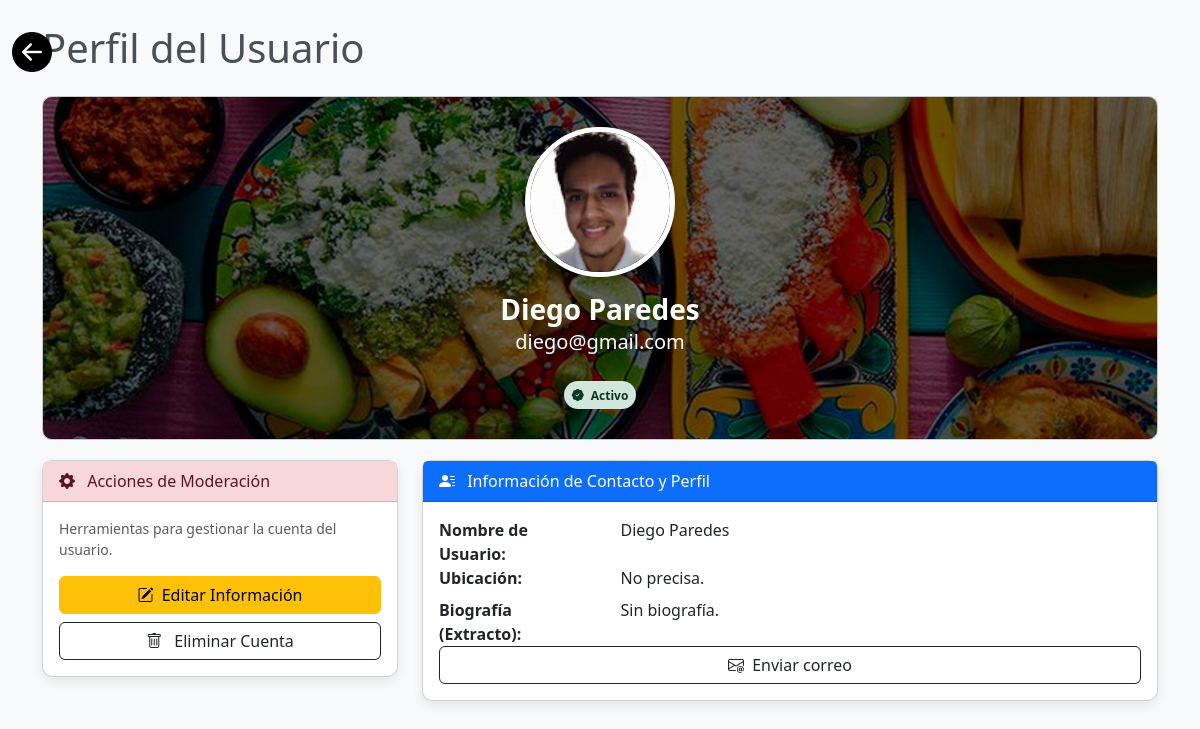
Page /perfilUsuario.php?id=2 (signed in) on the committed database.
### tables this page shows
CREATE TABLE `users` (
  `id` int(11) NOT NULL,
  `nombre` varchar(30) NOT NULL,
  `apellido` varchar(30) NOT NULL,
  `email` varchar(100) NOT NULL,
  `password` varchar(200) DEFAULT NULL,
  `photo` varchar(100) DEFAULT NULL,
  `perfil` int(11) NOT NULL,
  `biografia` varchar(300) DEFAULT NULL,
  `ubicacion` varchar(50) NOT NULL
);

### drivers/functions.php (called while the page is built, shortened)
<?php
function verUsuario($bd, $tabla, $id)
{
    $sql = "SELECT * FROM $tabla WHERE id = $id";
    $query = $bd->prepare($sql);
    $query->execute();
    $user = $query->fetch(PDO::FETCH_ASSOC);
    return $user;
}

### perfilUsuario.php (the view, shortened to what this page needs)
<?php
require_once './drivers/functions.php';
$bd = conexion('localhost', 'db_gastronomundo', 'root', '');
$id = $_GET['id'];
$user = verUsuario($bd, 'users', $id);
$nombre = $user['nombre'];
$apellido = $user['apellido'];
$email = $user['email'];
!isset($user['biografia']) || empty($user['biografia']) || $user['biografia'] == "" ? $biografia = 'Sin biografía.' : $biografia = $user['biografia'];
!isset($user['ubicacion']) || empty($user['ubicacion']) || $user['ubicacion'] == "" ? $ubicacion = 'No precisa.' : $ubicacion = $user['ubicacion'];
!isset($user['photo']) || empty($user['photo']) || $user['photo'] == "" ? $photo = 'default.png' : $photo = $user['photo'];
?>
<!DOCTYPE html>
<html lang="es">
<head>
    <link href="https://cdn.jsdelivr.net/npm/bootstrap@5.3.3/dist/css/bootstrap.min.css" rel="stylesheet" xintegrity="sha384-QWTKZyjpPEjISv5WaRU9OFeRpok6YctnYmDr5pNlyT2bRjXh0JMhjY6hW+ALEwIH">
    <link rel="stylesheet" href="https://cdn.jsdelivr.net/npm/bootstrap-icons@1.11.3/font/bootstrap-icons.min.css">
    <link rel="stylesheet" href="./css/styles.css">
</head>
<body class="bg_body_perfil">
    <main>
        <div class="container py-4 vh-100">
            <div class="row">
                <div class="col-12">
                    <h1 class="mb-4 text-dark-emphasis">Perfil del Usuario</h1>
                </div>
            </div>
            <div>
                <div class="profile-header text-center">
                    <img src="./img_server/img_server_perfil/<?= $photo ?>" class="rounded-circle profile-img mb-3" alt="Foto de Perfil">
                    <h2 class="h3 fw-bold mb-0" id="userName"><?= "$nombre $apellido" ?></h2>
                    <p class="lead" id="userEmail"><?= $email ?></p>
                    <span class="badge bg-success-subtle text-success-emphasis rounded-pill p-2 mt-2" id="userStatus">
                        <i class="bi bi-patch-check-fill me-1"></i> Activo
                    </span>
                </div>
            </div>
            <div class="row">
                <div class="col-lg-4 mb-3">
                    <div class="card mb-0">
                        <div class="card-header bg-danger-subtle text-danger-emphasis">
                            <i class="bi bi-gear-fill me-2"></i> Acciones de Moderación
                        </div>
                        <div class="card-body">
                            <p class="card-text text-muted small">Herramientas para gestionar la cuenta del usuario.</p>
                            <button class="btn btn-warning w-100 mb-2" data-bs-toggle="modal" data-bs-target="#editModal">
                                <i class="bi bi-pencil-square me-1"></i> Editar Información
                            </button>
                            <button class="btn btn-outline-dark w-100" data-bs-toggle="modal" data-bs-target="#deleteConfirmationModal">
                                <i class="bi bi-trash me-2"></i> Eliminar Cuenta
                            </button>
                        </div>
                    </div>
                </div>
                <div class="col-lg-8">
                    <div class="card mb-0">
                        <div class="card-header bg-primary text-white">
                            <i class="bi bi-person-lines-fill me-2"></i> Información de Contacto y Perfil
                        </div>
                        <div class="card-body">
                            <dl class="row mb-0">
                                <dt class="col-sm-3">Nombre de Usuario:</dt>
                                <dd class="col-sm-9"><?= "$nombre $apellido" ?></dd>
                                <dt class="col-sm-3">Ubicación:</dt>
                                <dd class="col-sm-9"><?= $ubicacion ?></dd>
                                <dt class="col-sm-3">Biografía (Extracto):</dt>
                                <dd class="col-sm-9 text-truncate"><?= $biografia ?></dd>
                            </dl>
                            <button class="btn btn-outline-dark w-100" data-bs-toggle="modal"             data-bs-target="#enviar_correo">
                                <i class="bi bi-envelope-at me-1"></i> Enviar correo
                            </button>
                        </div>
                    </div>
                </div>
            </div>
        </div>
        <a href="administrarUsuarios.php" class="btn_back position-fixed">
            <h1>
                <i class="bi bi-arrow-left-circle-fill"></i>
            </h1>
        </a>
    </main>
</body>
</html>

### css/styles.css (style rules this page uses)
.bg_body_perfil { background-color: #f8f9fa; }
.profile-header { background-image: linear-gradient(rgba(0, 0, 0, 0.6), rgba(0, 0, 0, 0.6)), url('../img/user_banner.jpg'); background-size: cover; background-position: center; background-repeat: no-repeat; color: white; padding: 30px; border-radius: 10px 10px; border: 1px solid rgb(201, 201, 201); margin-bottom: 20px; }
.profile-img { width: 150px; height: 150px; object-fit: cover; border: 5px solid #ffffff; box-shadow: 0 0 10px rgba(0, 0, 0, 0.1); }
.card { border-radius: 10px; box-shadow: 0 4px 12px rgba(0, 0, 0, 0.08); margin-bottom: 20px; }
.btn_back { top: 3.5%; left: 1%; color: black; transition: all 300ms ease; }

### rows in the picture
users: photo (picture), nombre "Diego", apellido "Paredes", email "diego@gmail.com"

### other values in the picture
$ubicacion "No precisa."
$biografia "Sin biografía."
